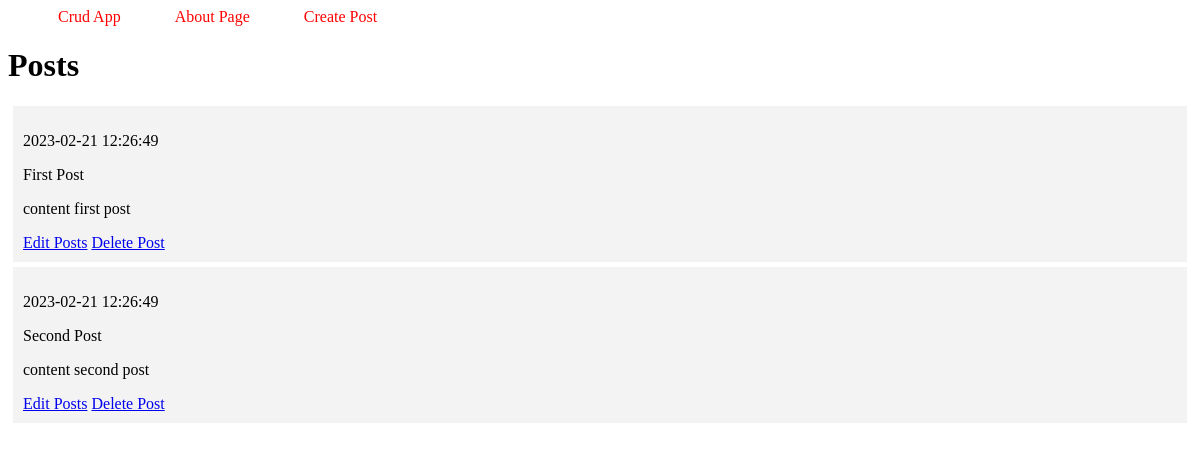
Before: / with the older database file.
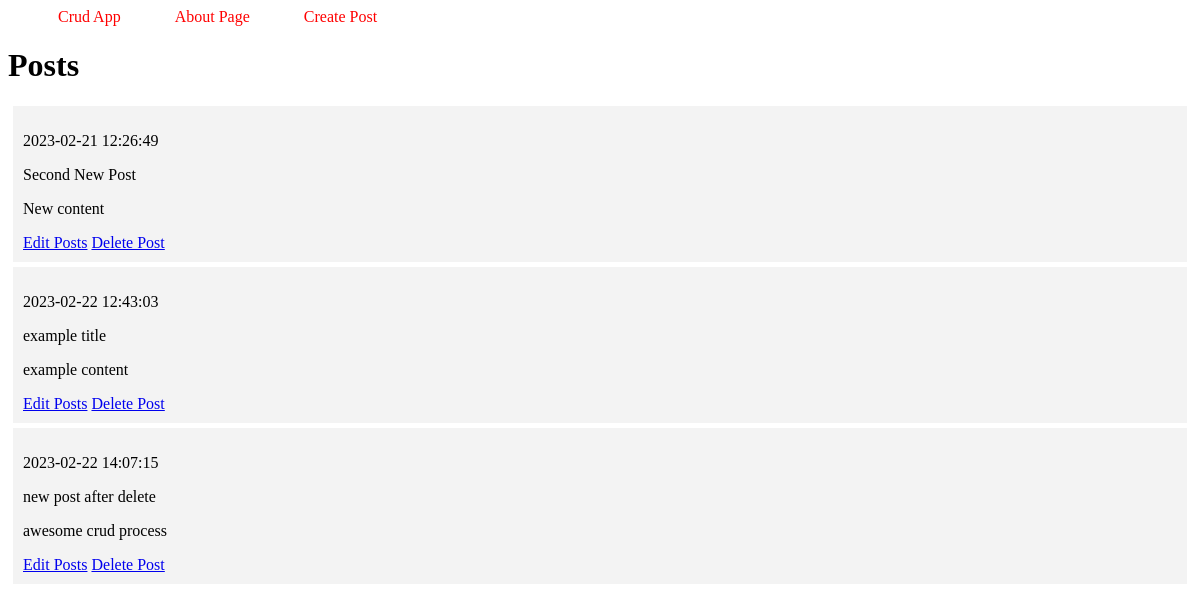
After: the same page with the newer database file.
### tables this page shows
CREATE TABLE posts (
    id INTEGER PRIMARY KEY AUTOINCREMENT,
    created TIMESTAMP NOT NULL DEFAULT CURRENT_TIMESTAMP,
    title TEXT NOT NULL,
    content TEXT NOT NULL
);

### app.py (the view)
@app.route('/')
def index():
    conn = get_db_connection()
    posts = conn.execute('SELECT * FROM posts').fetchall()
    conn.close()
    return render_template('index.html', posts=posts)

### app.py (called while the page is built)
def get_db_connection():
    conn = sqlite3.connect('database.db')
    conn.row_factory = sqlite3.Row
    return conn

### templates/index.html
{% extends 'base.html' %}
{% block content %}
    <h1>{% block title %} Posts {% endblock %}</h1>
     {% for x in posts %}
         <div class="post">
            <p>{{ x['created'] }}</p>
            <p>{{ x['title'] }}</p>
            <p>{{ x['content'] }}</p>
            <a href="{{ url_for('edit', id=x['id'])}}">Edit Posts</a>
            <a href="{{ url_for('delete', id=x['id'])}}">Delete Post</a>
         </div>
      {% endfor %}
{% endblock %}

### templates/base.html (shortened to what this page needs)
<!DOCTYPE html>
<html lang="en">
<head>
</head>
<body>
    <nav>
        <a href="{{ url_for('index') }}">Crud App</a>
        <a href="#">About Page</a>
        <a href="{{ url_for('create') }}">Create Post</a>
    </nav>
    <div class="content">
        {% block content %}{% endblock %}
    </div>
</body>
</html>

### templates/base.html (style rules this page uses)
.post { padding: 10px; margin: 5px; background-color: #f3f3f3; }
nav a { color: red; font-size: 1em; margin-left: 50px; text-decoration: none; }

Changed rows visible on the page:
removed posts: created "2023-02-21 12:26:49", title "First Post", content "content first post"
changed posts: title "Second Post" → "Second New Post"; content "content second post" → "New content"
added posts: created "2023-02-22 12:43:03", title "example title", content "example content"
added posts: created "2023-02-22 14:07:15", title "new post after delete", content "awesome crud process"
